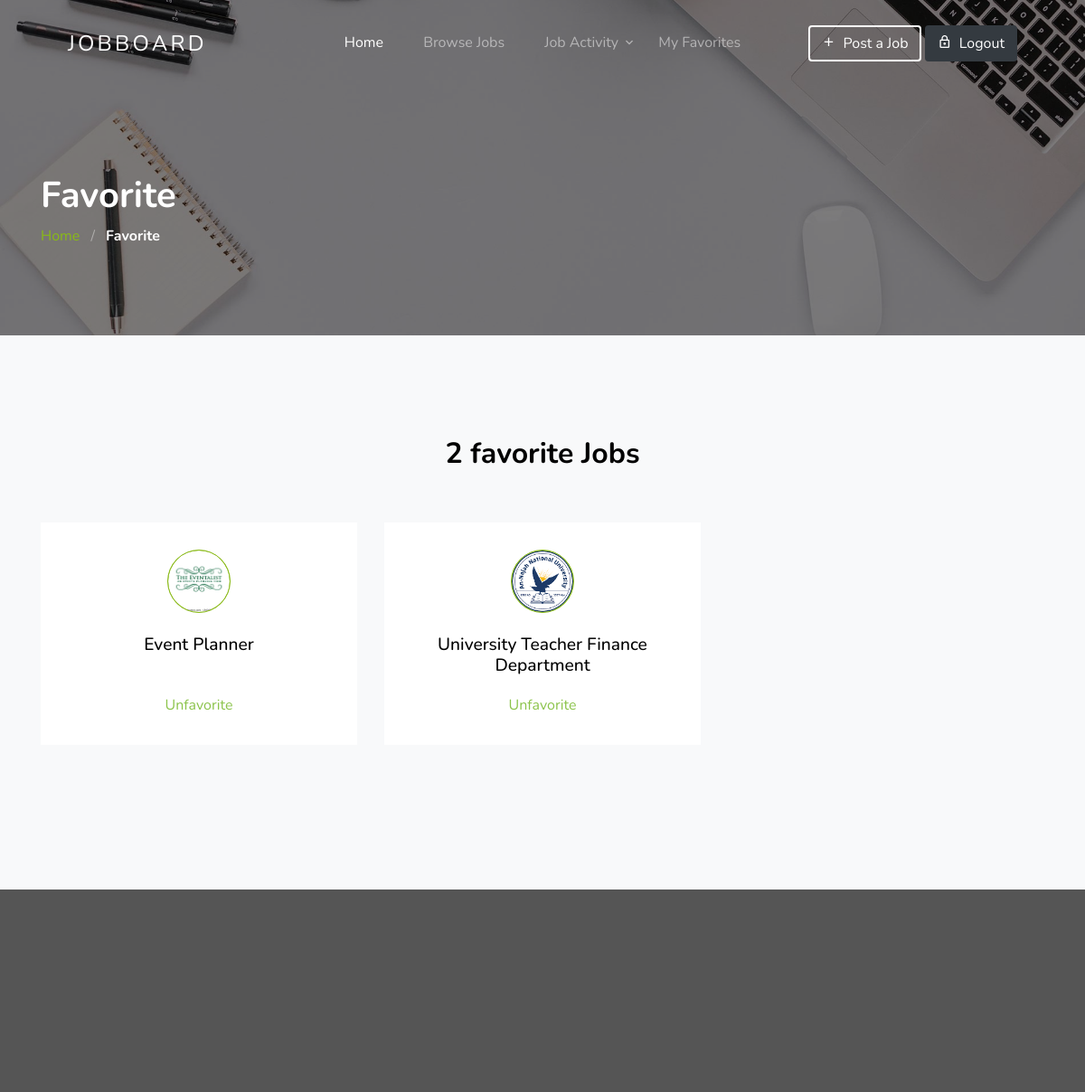
Page /favorite_page/ (signed in) on the committed database.
### app1/models.py (models this page shows)
class Job(models.Model):
    user = models.ForeignKey(User, on_delete=models.CASCADE, related_name="posted_jobs")
    email = models.CharField(max_length=255)
    title = models.CharField(max_length=255)
    location = models.CharField(max_length=255)
    type = models.CharField(max_length=50, choices=JobType.choices)
    description = models.TextField()
    company_name = models.CharField(max_length=255)
    company_description = models.TextField(null=True, blank=True)
    logo = models.ImageField(upload_to="logo/")
    published_on = models.DateField(auto_now_add=True)

### app1/views.py (the view)
# urls.py: path('favorite_page/', views.FavoritePageView.as_view(), name='favorite_page')
@method_decorator(login_required, name='dispatch')
class FavoritePageView(generic.ListView):
    template_name = 'favorite.html'
    context_object_name = 'favorite_jobs'
    def get_queryset(self):
        return self.request.user.favorite_jobs.all()

### templates/favorite.html
{% extends './base.html' %}
{% load static %}
{% block body %}
<!doctype html>
<html lang="en">
<body id="top">
  <section class="section-hero overlay inner-page bg-image"
    style="background-image: url('{% static 'images/hero_1.jpg' %}');" id="home-section">
    <div class="container">
      <div class="row">
        <div class="col-md-7">
          <h1 class="text-white font-weight-bold">Favorite</h1>
          <div class="custom-breadcrumbs">
            <a href="{% url 'app1:home' %}">Home</a> <span class="mx-2 slash">/</span>
            <span class="text-white"><strong> Favorite</strong></span>
          </div>
        </div>
      </div>
    </div>
  </section>
  <section class="site-section services-section bg-light block__62849" id="next-section">
    <div class="container">
      <div class="row mb-5 justify-content-center">
        <div class="col-md-7 text-center">
          <h2 class="section-title mb-2">{{favorite_jobs.count}} favorite Jobs</h2>
        </div>
      </div>
      <div class="row">
        {% for job in favorite_jobs %}
        <div class="col-6 col-md-6 col-lg-4 mb-4 mb-lg-5 d-flex align-items-stretch">
          <div class="block__16443 text-center d-block flex-grow-1 d-flex flex-column justify-content-between">
            <a href="{% url 'app1:job_details' pk=job.id %}" class="d-block job-link" style="text-decoration: none;">
              <span class="custom-icon mx-auto">
                <img src="{{ job.logo.url }}" alt="Image" class="img-fluid rounded-circle">
              </span>
              <h3>{{ job.title }}</h3>
            </a>
            <a href="{% url 'app1:remove_favorite' pk=job.id %}" class="unfavorite-link mt-auto">Unfavorite</a>
          </div>
        </div>
        {% endfor %}
      </div>
      </div>
  </section>
  </div>
</body>
</html>
{% endblock body %}

### static/css/style.css (style rules this page uses)
.custom-icon { display: flex; justify-content: center; align-items: center; width: 100px; height: 100px; overflow: hidden; }
.custom-icon img { width: 100%; height: auto; border-radius: 50%; object-fit: cover; }
body { font-weight: 400; font-size: 1rem; line-height: 1.7; position: relative; }
body:after { content: ""; position: absolute; top: 0; left: 0; right: 0; bottom: 0; background: rgba(0, 0, 0, 0.7); z-index: 100; opacity: 0; visibility: hidden; -webkit-transition: .3s all ease; -o-transition: .3s all ease; transition: .3s all ease; }
h1, h2, h3, h4 { color: #000; }
.site-section { padding-top: 7rem; padding-bottom: 7rem; position: relative; z-index: 2; }
.bg-image { background-size: cover; background-position: center center; background-repeat: no-repeat; }
.custom-breadcrumbs a { color: #89ba16; }
.custom-breadcrumbs .slash { color: rgba(255, 255, 255, 0.4); }
.section-title { font-size: 2rem; font-weight: 700; }
.section-hero, .section-hero>.container>.row { height: 100vh; min-height: 900px; }
.section-hero.inner-page, .section-hero.inner-page>.container>.row { height: auto; min-height: auto; padding-top: 6em; padding-bottom: 3em; }
.section-hero.overlay, .section-hero.overlay-2 { position: relative; }
.section-hero.overlay:before, .section-hero.overlay-2:before { z-index: 1; position: absolute; content: ""; top: 0; left: 0; right: 0; bottom: 0; background: rgba(0, 0, 0, 0.5); }
.section-hero>.container { z-index: 2; position: relative; }
.block__62849 .block__16443 { background: #fff; padding: 30px; -webkit-transition: .3s all ease; -o-transition: .3s all ease; transition: .3s all ease; top: 0; position: relative; text-decoration: none; }
.block__62849 .block__16443 .custom-icon { display: block; position: relative; width: 70px; height: 70px; border-radius: 50%; border: 1px solid #89ba16; background: #89ba16; margin-bottom: 1.5rem; -webkit-transition: .3s all ease; -o-transition: .3s all ease; transition: .3s all ease; }
.block__62849 .block__16443 .custom-icon:before { display: none; border-radius: 50%; position: absolute; left: 50%; top: 50%; -webkit-transform: translate(-50%, -50%); -ms-transform: translate(-50%, -50%); transform: translate(-50%, -50%); content: ""; width: 90px; height: 90px; border: 1px solid rgba(137, 186, 22, 0.2); }
.block__62849 .block__16443 h3 { font-size: 1.2rem; margin-bottom: 1.2rem; }
.custom-icon { display: block; width: 100px; height: 100px; margin: 0 auto; overflow: hidden; border-radius: 50%; }
.custom-icon img { width: 100%; height: 100%; object-fit: cover; border-radius: 50%; }
.job-link { text-decoration: none; }
.job-link h3, .job-link p { text-decoration: none; }
.unfavorite-link { text-align: center; color: #8bc34a; text-decoration: none; }

### rows in the picture
Job: logo (picture), title "Event Planner"
Job: logo (picture), title "University Teacher Finance Department"

### other values in the picture
{{ favorite_jobs.count }} "2"
